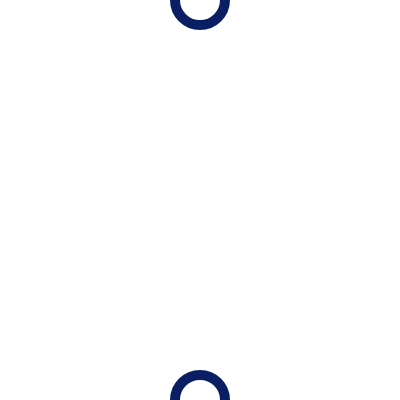
Frame 1 (no input)
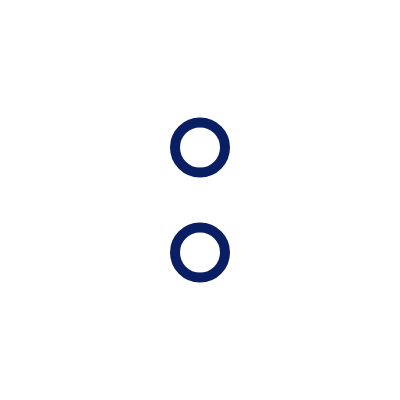
Frame 60 (no input)
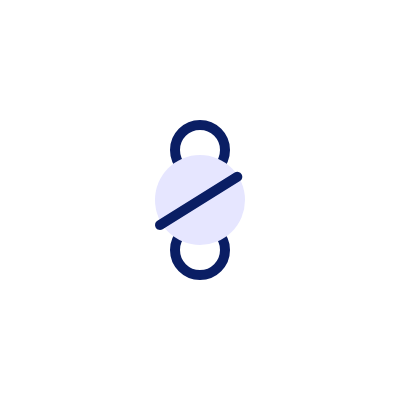
Frame 120 (the mouse pressed at the canvas centre since frame 60)

The p5.js sketch that drew these frames (run headless with seeded random() and noise() and a simulated clock; from frame 60 on, the mouse is pressed at the canvas centre):

// p5.js sketch
// ── sketch.js
let step = 0;

function setup() {
  createCanvas(400, 400);
  frameRate(60);
  angleMode(DEGREES);
}

function draw() {
  background(255);

  push();
  translate(width / 2, height / 2);
  if (step > 180) {
    rotate(90);
  }
  translate(-width / 2, -height / 2);

  stroke(10, 30, 100);
  strokeWeight(10);
  fill(255);

  let t1 = min(step / 60, 1);
  let topY = lerp(0, 150, t1);
  let bottomY = lerp(400, 250, t1);
  circle(200, topY, 50);
  circle(200, bottomY, 50);

  if (step > 60) {
    let t2 = constrain((step - 60) / 30, 0, 1);
    let bigSize = lerp(0, 90, t2);
    noStroke();
    fill(230, 230, 255, 100 + t2 * 155);
    circle(200, 200, bigSize);
    stroke(10, 30, 100);
  }

  // 斜めライン
  if (step > 90) {
    let x1 = 160;
    let y1 = 225;
    let x2 = lerp(160, 240, constrain((step - 90) / 30, 0, 1));
    let y2 = lerp(230, 175, constrain((step - 90) / 30, 0, 1));
    line(x1, y1, x2, y2);
  }
  pop();
  if (step > 120) {
    let t = constrain((step - 120) / 60, 0, 1);
    let moveY = lerp(20, 0, t);
    let alpha = t * 255;
    fill(10, 30, 100, alpha);
    noStroke();
    textSize(22);
    textAlign(CENTER);
    text("大阪産業大学", width / 2, 300 + moveY);
  }

  step++;
}
